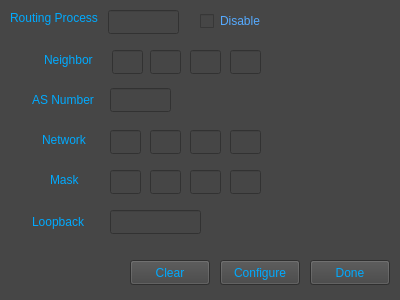
<?xml version="1.0" encoding="UTF-8"?>
<ui version="4.0">
 <class>Bgp</class>
 <widget class="QWidget" name="Bgp">
  <property name="geometry">
   <rect>
    <x>0</x>
    <y>0</y>
    <width>400</width>
    <height>300</height>
   </rect>
  </property>
  <property name="windowTitle">
   <string>Form</string>
  </property>
  <property name="styleSheet">
   <string notr="true">gridline-color: rgb(0, 0, 0);
selection-color: rgb(0, 170, 255);
selection-background-color: rgb(66, 66, 66);
background-color: rgb(70, 70, 70);
alternate-background-color: rgb(0, 0, 0);</string>
  </property>
  <widget class="QPushButton" name="exitBtn">
   <property name="geometry">
    <rect>
     <x>310</x>
     <y>260</y>
     <width>80</width>
     <height>25</height>
    </rect>
   </property>
   <property name="cursor">
    <cursorShape>PointingHandCursor</cursorShape>
   </property>
   <property name="styleSheet">
    <string notr="true">color: rgb(0, 170, 255);
background-color: rgb(66, 66, 66);
border-color: rgb(0, 0, 0);</string>
   </property>
   <property name="text">
    <string>Done</string>
   </property>
  </widget>
  <widget class="QPushButton" name="configBtn">
   <property name="geometry">
    <rect>
     <x>220</x>
     <y>260</y>
     <width>80</width>
     <height>25</height>
    </rect>
   </property>
   <property name="cursor">
    <cursorShape>PointingHandCursor</cursorShape>
   </property>
   <property name="styleSheet">
    <string notr="true">color: rgb(0, 170, 255);
background-color: rgb(66, 66, 66);
border-color: rgb(0, 0, 0);</string>
   </property>
   <property name="text">
    <string>Configure</string>
   </property>
  </widget>
  <widget class="QPushButton" name="clearBtn">
   <property name="geometry">
    <rect>
     <x>130</x>
     <y>260</y>
     <width>80</width>
     <height>25</height>
    </rect>
   </property>
   <property name="cursor">
    <cursorShape>PointingHandCursor</cursorShape>
   </property>
   <property name="styleSheet">
    <string notr="true">color: rgb(0, 170, 255);
background-color: rgb(66, 66, 66);
border-color: rgb(0, 0, 0);</string>
   </property>
   <property name="text">
    <string>Clear</string>
   </property>
  </widget>
  <widget class="QLineEdit" name="routeProcBox">
   <property name="geometry">
    <rect>
     <x>108</x>
     <y>10</y>
     <width>71</width>
     <height>24</height>
    </rect>
   </property>
   <property name="styleSheet">
    <string notr="true">color: rgb(85, 170, 255);
border-color: rgb(0, 0, 0);</string>
   </property>
  </widget>
  <widget class="QLabel" name="label">
   <property name="geometry">
    <rect>
     <x>10</x>
     <y>10</y>
     <width>91</width>
     <height>16</height>
    </rect>
   </property>
   <property name="styleSheet">
    <string notr="true">color :rgb(0, 170, 255)</string>
   </property>
   <property name="text">
    <string>Routing Process</string>
   </property>
  </widget>
  <widget class="QLineEdit" name="neighborBox1">
   <property name="geometry">
    <rect>
     <x>112</x>
     <y>50</y>
     <width>31</width>
     <height>24</height>
    </rect>
   </property>
   <property name="styleSheet">
    <string notr="true">color: rgb(85, 170, 255);
border-color: rgb(0, 0, 0);</string>
   </property>
  </widget>
  <widget class="QLabel" name="label_2">
   <property name="geometry">
    <rect>
     <x>44</x>
     <y>52</y>
     <width>61</width>
     <height>16</height>
    </rect>
   </property>
   <property name="styleSheet">
    <string notr="true">color :rgb(0, 170, 255)</string>
   </property>
   <property name="text">
    <string>Neighbor</string>
   </property>
  </widget>
  <widget class="QLineEdit" name="neighborBox2">
   <property name="geometry">
    <rect>
     <x>150</x>
     <y>50</y>
     <width>31</width>
     <height>24</height>
    </rect>
   </property>
   <property name="styleSheet">
    <string notr="true">color: rgb(85, 170, 255);
border-color: rgb(0, 0, 0);</string>
   </property>
  </widget>
  <widget class="QLineEdit" name="neighborBox4">
   <property name="geometry">
    <rect>
     <x>230</x>
     <y>50</y>
     <width>31</width>
     <height>24</height>
    </rect>
   </property>
   <property name="styleSheet">
    <string notr="true">color: rgb(85, 170, 255);
border-color: rgb(0, 0, 0);</string>
   </property>
  </widget>
  <widget class="QLineEdit" name="neighborBox3">
   <property name="geometry">
    <rect>
     <x>190</x>
     <y>50</y>
     <width>31</width>
     <height>24</height>
    </rect>
   </property>
   <property name="styleSheet">
    <string notr="true">color: rgb(85, 170, 255);
border-color: rgb(0, 0, 0);</string>
   </property>
  </widget>
  <widget class="QLabel" name="label_3">
   <property name="geometry">
    <rect>
     <x>32</x>
     <y>90</y>
     <width>71</width>
     <height>20</height>
    </rect>
   </property>
   <property name="styleSheet">
    <string notr="true">color :rgb(0, 170, 255)</string>
   </property>
   <property name="text">
    <string>AS Number</string>
   </property>
  </widget>
  <widget class="QLineEdit" name="asNumBox">
   <property name="geometry">
    <rect>
     <x>110</x>
     <y>88</y>
     <width>61</width>
     <height>24</height>
    </rect>
   </property>
   <property name="styleSheet">
    <string notr="true">color: rgb(85, 170, 255);
border-color: rgb(0, 0, 0);</string>
   </property>
  </widget>
  <widget class="QLineEdit" name="netBox3">
   <property name="geometry">
    <rect>
     <x>190</x>
     <y>130</y>
     <width>31</width>
     <height>24</height>
    </rect>
   </property>
   <property name="styleSheet">
    <string notr="true">color: rgb(85, 170, 255);
border-color: rgb(0, 0, 0);</string>
   </property>
  </widget>
  <widget class="QLineEdit" name="netBox1">
   <property name="geometry">
    <rect>
     <x>110</x>
     <y>130</y>
     <width>31</width>
     <height>24</height>
    </rect>
   </property>
   <property name="styleSheet">
    <string notr="true">color: rgb(85, 170, 255);
border-color: rgb(0, 0, 0);</string>
   </property>
  </widget>
  <widget class="QLabel" name="label_4">
   <property name="geometry">
    <rect>
     <x>42</x>
     <y>132</y>
     <width>61</width>
     <height>16</height>
    </rect>
   </property>
   <property name="styleSheet">
    <string notr="true">color :rgb(0, 170, 255)</string>
   </property>
   <property name="text">
    <string>Network</string>
   </property>
  </widget>
  <widget class="QLineEdit" name="netBox4">
   <property name="geometry">
    <rect>
     <x>230</x>
     <y>130</y>
     <width>31</width>
     <height>24</height>
    </rect>
   </property>
   <property name="styleSheet">
    <string notr="true">color: rgb(85, 170, 255);
border-color: rgb(0, 0, 0);</string>
   </property>
  </widget>
  <widget class="QLineEdit" name="netBox2">
   <property name="geometry">
    <rect>
     <x>150</x>
     <y>130</y>
     <width>31</width>
     <height>24</height>
    </rect>
   </property>
   <property name="styleSheet">
    <string notr="true">color: rgb(85, 170, 255);
border-color: rgb(0, 0, 0);</string>
   </property>
  </widget>
  <widget class="QLineEdit" name="maskBox2">
   <property name="geometry">
    <rect>
     <x>150</x>
     <y>170</y>
     <width>31</width>
     <height>24</height>
    </rect>
   </property>
   <property name="styleSheet">
    <string notr="true">color: rgb(85, 170, 255);
border-color: rgb(0, 0, 0);</string>
   </property>
  </widget>
  <widget class="QLineEdit" name="maskBox3">
   <property name="geometry">
    <rect>
     <x>190</x>
     <y>170</y>
     <width>31</width>
     <height>24</height>
    </rect>
   </property>
   <property name="styleSheet">
    <string notr="true">color: rgb(85, 170, 255);
border-color: rgb(0, 0, 0);</string>
   </property>
  </widget>
  <widget class="QLabel" name="label_5">
   <property name="geometry">
    <rect>
     <x>50</x>
     <y>170</y>
     <width>51</width>
     <height>20</height>
    </rect>
   </property>
   <property name="styleSheet">
    <string notr="true">color :rgb(0, 170, 255)</string>
   </property>
   <property name="text">
    <string>Mask</string>
   </property>
  </widget>
  <widget class="QLineEdit" name="maskBox1">
   <property name="geometry">
    <rect>
     <x>110</x>
     <y>170</y>
     <width>31</width>
     <height>24</height>
    </rect>
   </property>
   <property name="styleSheet">
    <string notr="true">color: rgb(85, 170, 255);
border-color: rgb(0, 0, 0);</string>
   </property>
  </widget>
  <widget class="QLineEdit" name="maskBox4">
   <property name="geometry">
    <rect>
     <x>230</x>
     <y>170</y>
     <width>31</width>
     <height>24</height>
    </rect>
   </property>
   <property name="styleSheet">
    <string notr="true">color: rgb(85, 170, 255);
border-color: rgb(0, 0, 0);</string>
   </property>
  </widget>
  <widget class="QCheckBox" name="disableCheck">
   <property name="geometry">
    <rect>
     <x>200</x>
     <y>10</y>
     <width>85</width>
     <height>22</height>
    </rect>
   </property>
   <property name="cursor">
    <cursorShape>PointingHandCursor</cursorShape>
   </property>
   <property name="styleSheet">
    <string notr="true">color: rgb(85, 170, 255);
border-color: rgb(0, 0, 0);</string>
   </property>
   <property name="text">
    <string>Disable</string>
   </property>
  </widget>
  <widget class="QLineEdit" name="loopBox">
   <property name="geometry">
    <rect>
     <x>110</x>
     <y>210</y>
     <width>91</width>
     <height>24</height>
    </rect>
   </property>
   <property name="styleSheet">
    <string notr="true">color: rgb(85, 170, 255);
border-color: rgb(0, 0, 0);</string>
   </property>
  </widget>
  <widget class="QLabel" name="label_6">
   <property name="geometry">
    <rect>
     <x>32</x>
     <y>212</y>
     <width>71</width>
     <height>20</height>
    </rect>
   </property>
   <property name="styleSheet">
    <string notr="true">color :rgb(0, 170, 255)</string>
   </property>
   <property name="text">
    <string>Loopback</string>
   </property>
  </widget>
 </widget>
 <tabstops>
  <tabstop>routeProcBox</tabstop>
  <tabstop>disableCheck</tabstop>
  <tabstop>neighborBox1</tabstop>
  <tabstop>neighborBox2</tabstop>
  <tabstop>neighborBox3</tabstop>
  <tabstop>neighborBox4</tabstop>
  <tabstop>asNumBox</tabstop>
  <tabstop>netBox1</tabstop>
  <tabstop>netBox2</tabstop>
  <tabstop>netBox3</tabstop>
  <tabstop>netBox4</tabstop>
  <tabstop>maskBox1</tabstop>
  <tabstop>maskBox2</tabstop>
  <tabstop>maskBox3</tabstop>
  <tabstop>maskBox4</tabstop>
  <tabstop>loopBox</tabstop>
  <tabstop>clearBtn</tabstop>
  <tabstop>configBtn</tabstop>
  <tabstop>exitBtn</tabstop>
 </tabstops>
 <resources/>
 <connections/>
</ui>
